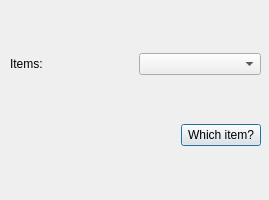
<?xml version="1.0" encoding="UTF-8"?>
<ui version="4.0">
 <class>ComboBoxDialog</class>
 <widget class="QDialog" name="ComboBoxDialog">
  <property name="geometry">
   <rect>
    <x>0</x>
    <y>0</y>
    <width>269</width>
    <height>200</height>
   </rect>
  </property>
  <property name="windowTitle">
   <string>Dialog</string>
  </property>
  <widget class="QWidget" name="">
   <property name="geometry">
    <rect>
     <x>10</x>
     <y>10</y>
     <width>251</width>
     <height>181</height>
    </rect>
   </property>
   <layout class="QVBoxLayout" name="verticalLayout">
    <item>
     <layout class="QHBoxLayout" name="horizontalLayout">
      <item>
       <widget class="QLabel" name="label">
        <property name="text">
         <string>Items:</string>
        </property>
       </widget>
      </item>
      <item>
       <widget class="QComboBox" name="comboBox"/>
      </item>
     </layout>
    </item>
    <item>
     <layout class="QHBoxLayout" name="horizontalLayout_2">
      <item>
       <spacer name="horizontalSpacer">
        <property name="orientation">
         <enum>Qt::Horizontal</enum>
        </property>
        <property name="sizeHint" stdset="0">
         <size>
          <width>40</width>
          <height>20</height>
         </size>
        </property>
       </spacer>
      </item>
      <item>
       <widget class="QPushButton" name="pushButton">
        <property name="text">
         <string>Which item?</string>
        </property>
       </widget>
      </item>
     </layout>
    </item>
   </layout>
  </widget>
 </widget>
 <resources/>
 <connections/>
</ui>
